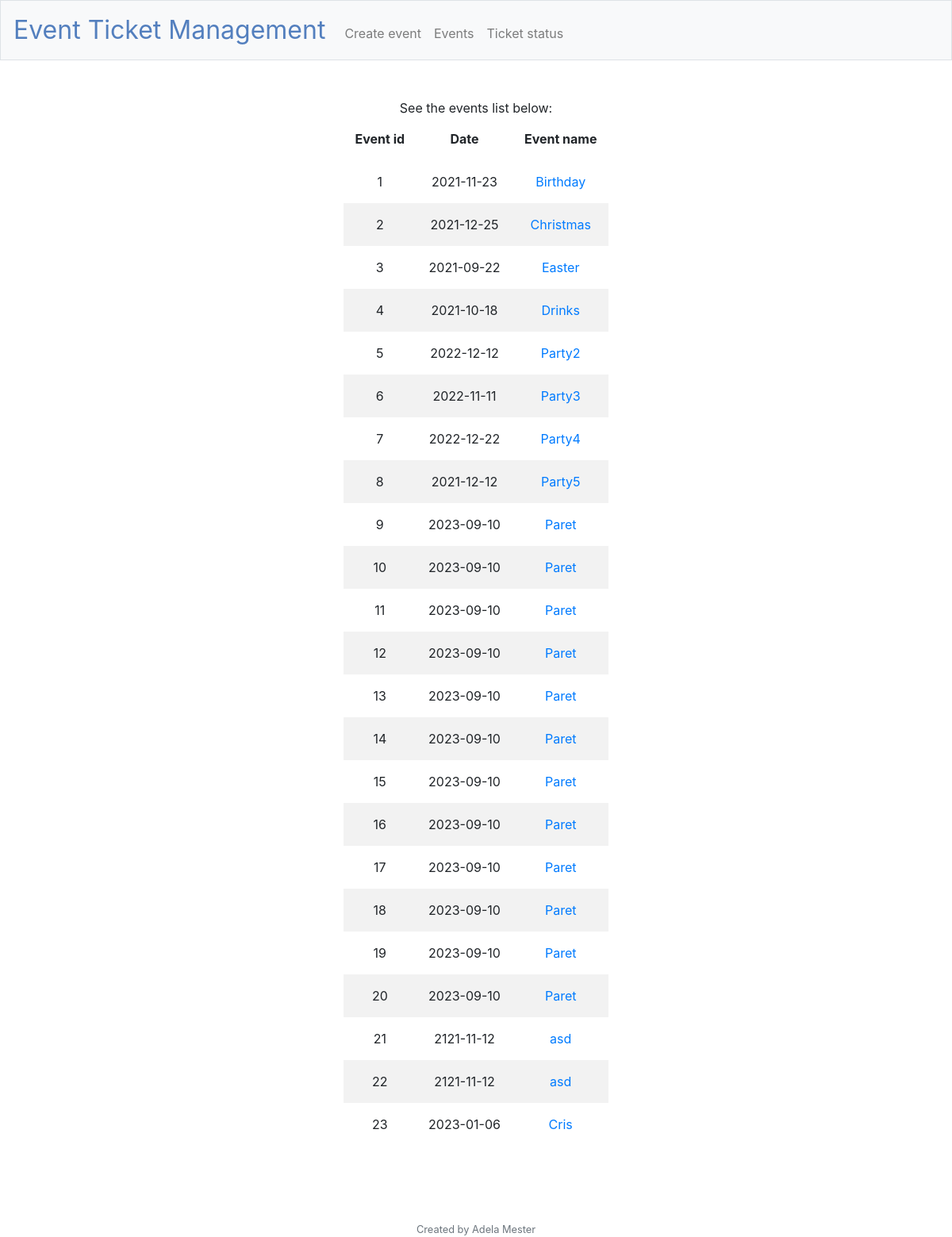
Before: /events with the older database file.
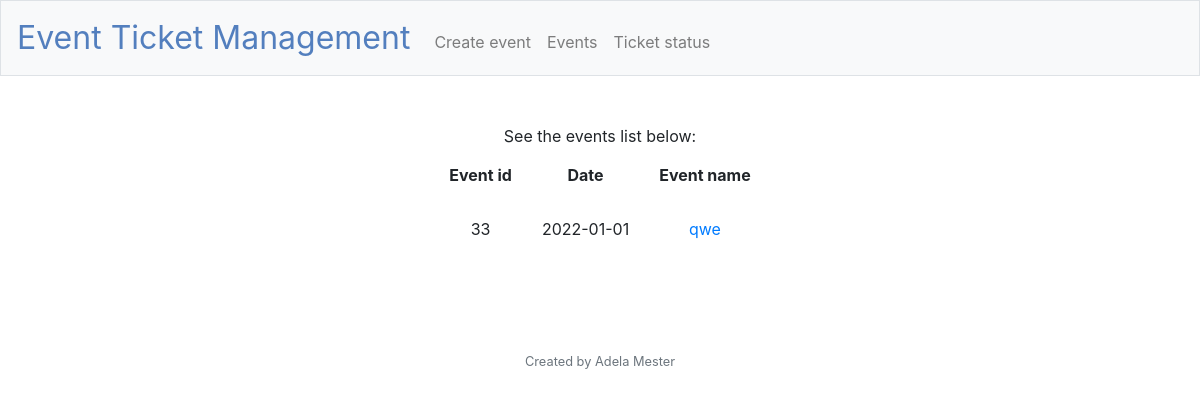
After: the same page with the newer database file.
### tables this page shows
CREATE TABLE 'events' ('event_id' integer PRIMARY KEY AUTOINCREMENT NOT NULL,'event_name' text, 'total_tickets' integer, 'tickets_redeemed' integer, 'date' date);

### application.py (the view)
@app.route("/events", methods = ["GET", "POST"])
def events():
    if request.method == "GET":
        conn = sqlite3.connect('events.db')
        cursor = conn.cursor()
        cursor.execute("SELECT * FROM events")
        rows = cursor.fetchall()
        conn.close()
        return render_template("events.html", results=rows)

### application.py (called while the page is built)
@app.after_request
def after_request(response):
    response.headers["Cache-Control"] = "no-cache, no-store, must-revalidate"
    response.headers["Expires"] = 0
    response.headers["Pragma"] = "no-cache"
    return response

### templates/events.html (shortened to what this page needs)
{% extends "layout.html" %}
{% block main %}
    See the events list below:
    <table>
        <thead>
            <tr>
                <th>Event id</th>
                <th>Date</th>
                <th>Event name</th>
            </tr>
        </thead>
        <tbody>
            {% for event in results %}
            <tr>
                <td>{{event[0]}}</td>
                <td>{{event[4]}}</td>
                <td><a href = "{{ url_for('event_details', event_id=event[0])}}">{{event[1]}}</a></td>
            </tr>
            {% endfor %}
        </tbody>
    </table>
{% endblock %}

### templates/layout.html (shortened to what this page needs)
<!DOCTYPE html>
<html lang="en">
    <head>
        <link rel="stylesheet" href="https://cdn.jsdelivr.net/npm/bootstrap@4.5.3/dist/css/bootstrap.min.css">
        <link href="/static/styles.css" rel="stylesheet">
    </head>
    <body>
        <nav class="navbar navbar-expand-md navbar-light bg-light border">
            <a class="navbar-brand" href="/"><span class="blue">Event Ticket Management</span></a>
            <div class="collapse navbar-collapse" id="navbar">
                    <ul class="navbar-nav mr-auto mt-2">
                        <li class="nav-item"><a class="nav-link" href="/create_event">Create event</a></li>
                        <li class="nav-item"><a class="nav-link" href="/events">Events</a></li>
                        <li class="nav-item"><a class="nav-link" href="/ticket_status">Ticket status</a></li>
                    </ul>
            </div>
        </nav>
        <main class="container p-5">
            {% block main %}{% endblock %}
        </main>
        <br>
        <br>
        <footer class="small text-center text-muted">
            Created by Adela Mester
        </footer>
    </body>
</html>

### static/styles.css (style rules this page uses)
nav .navbar-brand { font-size: xx-large; }
nav .navbar-brand .blue { color: #537fbe; }
main { overflow-x: auto; text-align: center; }
th, td { padding: 15px; text-align: center; }
table { margin-left: auto; margin-right: auto; }

Changed rows visible on the page:
removed events: event_id "1", date "2021-11-23", event_name "Birthday"
removed events: event_id "2", date "2021-12-25", event_name "Christmas"
removed events: event_id "3", date "2021-09-22", event_name "Easter"
removed events: event_id "4", date "2021-10-18", event_name "Drinks"
removed events: event_id "5", date "2022-12-12", event_name "Party2"
removed events: event_id "6", date "2022-11-11", event_name "Party3"
removed events: event_id "7", date "2022-12-22", event_name "Party4"
removed events: event_id "8", date "2021-12-12", event_name "Party5"
removed events: event_id "9", date "2023-09-10", event_name "Paret"
removed events: event_id "10", date "2023-09-10", event_name "Paret"
removed events: event_id "11", date "2023-09-10", event_name "Paret"
removed events: event_id "12", date "2023-09-10", event_name "Paret"
removed events: event_id "13", date "2023-09-10", event_name "Paret"
removed events: event_id "14", date "2023-09-10", event_name "Paret"
removed events: event_id "15", date "2023-09-10", event_name "Paret"
removed events: event_id "16", date "2023-09-10", event_name "Paret"
removed events: event_id "17", date "2023-09-10", event_name "Paret"
removed events: event_id "18", date "2023-09-10", event_name "Paret"
removed events: event_id "19", date "2023-09-10", event_name "Paret"
removed events: event_id "20", date "2023-09-10", event_name "Paret"
removed events: event_id "21", date "2121-11-12", event_name "asd"
removed events: event_id "22", date "2121-11-12", event_name "asd"
removed events: event_id "23", date "2023-01-06", event_name "Cris"
added events: event_id "33", date "2022-01-01", event_name "qwe"
